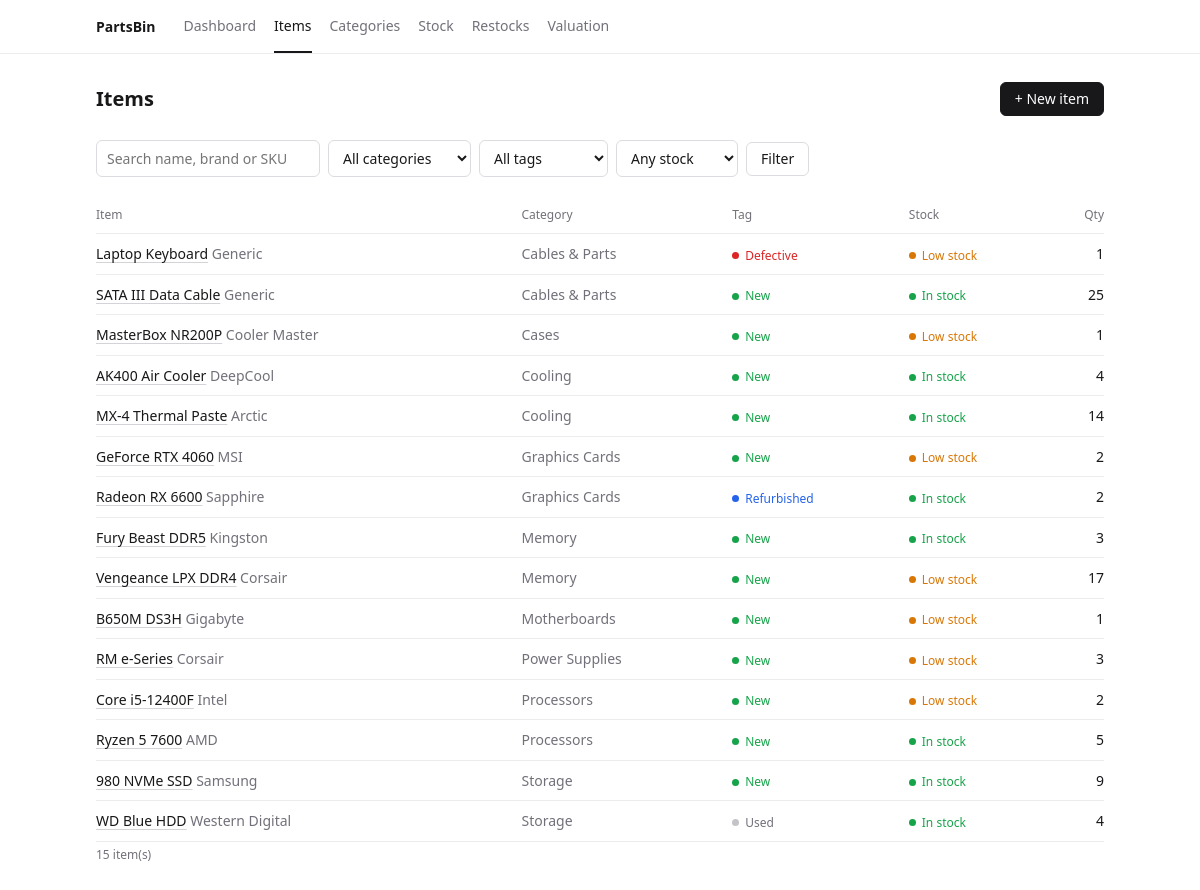
The page /items.php on the database its author committed.
### tables this page shows
CREATE TABLE items (
            id          INTEGER PRIMARY KEY AUTOINCREMENT,
            category_id INTEGER REFERENCES categories(id) ON DELETE SET NULL,
            name        TEXT NOT NULL,
            brand       TEXT NOT NULL DEFAULT '',
            status      TEXT NOT NULL DEFAULT 'New',
            notes       TEXT NOT NULL DEFAULT '',
            created_at  TEXT NOT NULL
        );

### items.php (the view, shortened to what this page needs)
<?php
$pdo = db();
$search     = trim($_GET['q'] ?? '');
$categoryId = (int) ($_GET['category'] ?? 0);
$tag        = $_GET['tag'] ?? '';
$stockLevel = $_GET['stock'] ?? '';
$where  = [];
$params = [];
$having = match ($stockLevel) {
    'low'   => 'HAVING low_count > 0',
    'out'   => 'HAVING out_count > 0',
    default => '',
};
$sql = 'SELECT i.*, c.name AS category,
               COUNT(v.id)                                AS variant_count,
               COALESCE(SUM(v.quantity), 0)               AS total_qty,
               COALESCE(SUM(v.quantity * v.unit_cost), 0) AS value,
               COALESCE(SUM(CASE WHEN v.quantity <= 0 THEN 1 ELSE 0 END), 0) AS out_count,
               COALESCE(SUM(CASE WHEN v.quantity > 0 AND v.quantity <= v.low_threshold THEN 1 ELSE 0 END), 0) AS low_count
        FROM items i
        LEFT JOIN categories c ON c.id = i.category_id
        LEFT JOIN variants v   ON v.item_id = i.id '
     . ($where ? 'WHERE ' . implode(' AND ', $where) : '')
     . ' GROUP BY i.id ' . $having
     . ' ORDER BY c.name, i.name';
$stmt = $pdo->prepare($sql);
$stmt->execute($params);
$items = $stmt->fetchAll();
$isFiltered = $search !== '' || $categoryId > 0 || $tag !== '' || $stockLevel !== '';
include __DIR__ . '/includes/header.php';
?>
<div class="page-head">
    <h1>Items</h1>
    <a class="btn primary" href="item_form.php">+ New item</a>
</div>
<form method="get" class="filters">
    <input type="search" name="q" value="<?= e($search) ?>" placeholder="Search name, brand or SKU">
    <select name="category">
        <option value="">All categories</option>
    </select>
    <select name="tag">
        <option value="">All tags</option>
    </select>
    <select name="stock">
        <option value="">Any stock</option>
    </select>
    <button class="btn">Filter</button>
</form>
<section class="card">
    <?php if (!$items): ?>
        <p class="empty"><?= $isFiltered ? 'No items match these filters.' : 'No items yet. Add your first part.' ?></p>
    <?php else: ?>
        <div class="table-wrap">
            <table>
                <thead>
                <tr>
                    <th>Item</th>
                    <th>Category</th>
                    <th>Tag</th>
                    <th>Stock</th>
                    <th class="num">Qty</th>
                </tr>
                </thead>
                <tbody>
                <?php foreach ($items as $item): ?>
                    <?php
                    if ($item['variant_count'] == 0) {
                        $stock = ['No variants', 'muted'];
                    } elseif ($item['total_qty'] <= 0) {
                        $stock = ['Out of stock', 'out'];
                    } elseif ($item['low_count'] > 0 || $item['out_count'] > 0) {
                        $stock = ['Low stock', 'low'];
                    } else {
                        $stock = ['In stock', 'ok'];
                    }
                    ?>
                    <tr>
                        <td>
                            <a href="item_view.php?id=<?= (int) $item['id'] ?>"><?= e($item['name']) ?></a>
                            <span class="muted"><?= e($item['brand']) ?></span>
                        </td>
                        <td class="muted"><?= e($item['category'] ?? 'Uncategorized') ?></td>
                        <td><?= badge($item['status'], tag_class($item['status'])) ?></td>
                        <td><?= badge($stock[0], $stock[1]) ?></td>
                        <td class="num"><?= (int) $item['total_qty'] ?></td>
                    </tr>
                <?php endforeach; ?>
                </tbody>
            </table>
        </div>
        <p class="muted small"><?= count($items) ?> item(s)</p>
    <?php endif; ?>
</section>
<?php include __DIR__ . '/includes/footer.php'; ?>

### includes/functions.php (shortened to what this page needs)
<?php
function e($value): string
{
    return htmlspecialchars((string) ($value ?? ''), ENT_QUOTES, 'UTF-8');
}
function tag_class(string $tag): string
{
    switch ($tag) {
        case 'New':
            return 'ok';
        case 'Refurbished':
            return 'info';
        case 'Used':
            return 'muted';
        case 'Defective':
            return 'out';
    }
}
function badge(string $label, string $class): string
{
    return '<span class="badge ' . e($class) . '">' . e($label) . '</span>';
}

### assets/style.css (style rules this page uses)
:root { --text: #18181b; --muted: #71717a; --line: #ececee; --accent: #2563eb; --ok: #16a34a; --low: #d97706; --out: #dc2626; --info: #2563eb; }
* { box-sizing: border-box; }
body { margin: 0; background: #fff; color: var(--text); font: 14px/1.5 system-ui, -apple-system, "Segoe UI", Roboto, sans-serif; }
a { color: var(--text); text-decoration: underline; text-decoration-color: #d4d4d8; text-underline-offset: 3px; }
h1 { font-size: 20px; font-weight: 600; margin: 0; }
p { margin: 4px 0; }
.muted { color: var(--muted); }
.small { font-size: 12px; }
.page-head { display: flex; justify-content: space-between; align-items: center; gap: 16px; margin-bottom: 24px; flex-wrap: wrap; }
.card { margin-bottom: 36px; }
.table-wrap { overflow-x: auto; }
table { width: 100%; border-collapse: collapse; }
th, td { padding: 9px 8px; border-bottom: 1px solid var(--line); text-align: left; vertical-align: middle; }
th:first-child, td:first-child { padding-left: 0; }
th:last-child, td:last-child { padding-right: 0; }
th { font-size: 12px; font-weight: 500; color: var(--muted); }
.num { text-align: right; font-variant-numeric: tabular-nums; }
.badge { display: inline-flex; align-items: center; gap: 6px; font-size: 12px; white-space: nowrap; color: var(--muted); }
.badge::before { content: ""; width: 7px; height: 7px; border-radius: 50%; background: currentColor; }
.badge.ok { color: var(--ok); }
.badge.low { color: var(--low); }
.badge.out { color: var(--out); }
.badge.info { color: var(--info); }
.badge.muted::before { background: #c4c4c8; }
.btn { display: inline-block; padding: 7px 14px; border-radius: 6px; cursor: pointer; border: 1px solid #dcdce0; background: #fff; color: var(--text); font: inherit; line-height: 1.3; text-decoration: none; }
.btn.primary { background: var(--text); border-color: var(--text); color: #fff; }
input, select, textarea { display: block; width: 100%; margin-top: 4px; padding: 7px 10px; border: 1px solid #dcdce0; border-radius: 6px; background: #fff; color: var(--text); font: inherit; }
.filters { display: flex; gap: 8px; flex-wrap: wrap; margin-bottom: 20px; align-items: center; }
.filters input, .filters select { width: auto; margin-top: 0; }
.filters input[type="search"] { min-width: 220px; }

### rows shown on the page
items: name "Laptop Keyboard", brand "Generic", category "Cables & Parts", status "Defective Low stock", total_qty "1"
items: name "SATA III Data Cable", brand "Generic", category "Cables & Parts", status "New In stock", total_qty "25"
items: name "MasterBox NR200P", brand "Cooler Master", category "Cases", status "New Low stock", total_qty "1"
items: name "AK400 Air Cooler", brand "DeepCool", category "Cooling", status "New In stock", total_qty "4"
items: name "MX-4 Thermal Paste", brand "Arctic", category "Cooling", status "New In stock", total_qty "14"
items: name "GeForce RTX 4060", brand "MSI", category "Graphics Cards", status "New Low stock", total_qty "2"
items: name "Radeon RX 6600", brand "Sapphire", category "Graphics Cards", status "Refurbished In stock", total_qty "2"
items: name "Fury Beast DDR5", brand "Kingston", category "Memory", status "New In stock", total_qty "3"
items: name "Vengeance LPX DDR4", brand "Corsair", category "Memory", status "New Low stock", total_qty "17"
items: name "B650M DS3H", brand "Gigabyte", category "Motherboards", status "New Low stock", total_qty "1"
items: name "RM e-Series", brand "Corsair", category "Power Supplies", status "New Low stock", total_qty "3"
items: name "Core i5-12400F", brand "Intel", category "Processors", status "New Low stock", total_qty "2"
items: name "Ryzen 5 7600", brand "AMD", category "Processors", status "New In stock", total_qty "5"
items: name "980 NVMe SSD", brand "Samsung", category "Storage", status "New In stock", total_qty "9"
items: name "WD Blue HDD", brand "Western Digital", category "Storage", status "Used In stock", total_qty "4"

### other values the page prints
APP_NAME "PartsBin"
$label "Dashboard"
$label "Items"
$label "Categories"
$label "Stock"
$label "Restocks"
$label "Valuation"
count($items) "15"
